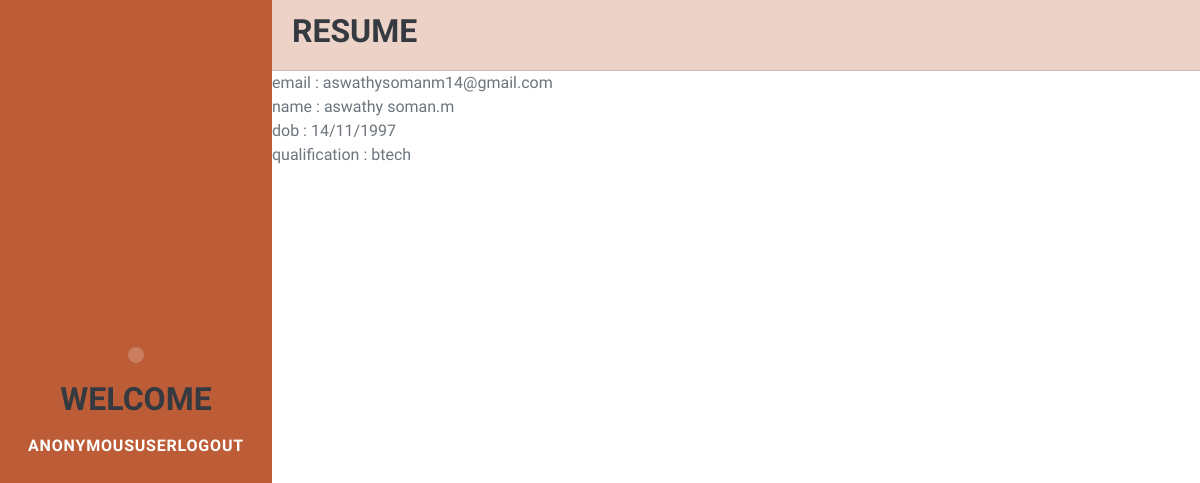
/resume/resumeview/9, run on the app's committed database.
### resume/models.py (models this page shows, shortened)
class Create(models.Model):
    email=models.CharField(max_length=120)
    fullname=models.CharField(max_length=120)
    dob=models.CharField(max_length=120)
    qualification=models.CharField(max_length=120)
    profile_picture=models.ImageField(upload_to="images")
    user=models.CharField(max_length=15)
    uid=models.IntegerField()

### resume/views.py (the view)
# urls.py: path('resumeview/<int:pk>',resumeview,name='resumeview'),
def resumeview(request,pk):
    qs=Create.objects.get(id=pk)
    context={}
    context['user']=qs
    return render(request,"resume/resumeview.html",context)

### resume/templates/resume/resumeview.html
<!DOCTYPE html>
{% extends "resume/base.html" %}
    {% block body_block %}
{% load static %}
<table>
    <tr>
<ul class="list-group list-group-flush">
    <li class="list-group-item list-group-item-primary"><h3>RESUME</h3></li>
    <li class="tab">email : {{user.email}}</li>
    <li class="tab">name : {{user.fullname}}</li>
    <li class="tab">dob : {{user.dob}}</li>
    <li class="tab">qualification : {{user.qualification}}</li>
</ul>
    </tr>
    </table>
{% endblock %}

### data on the page
Create: email "aswathysomanm14@gmail.com", fullname "aswathy soman.m", dob "14/11/1997", qualification "btech"

### other printed values
{{ request.user }} "ANONYMOUSUSER"
